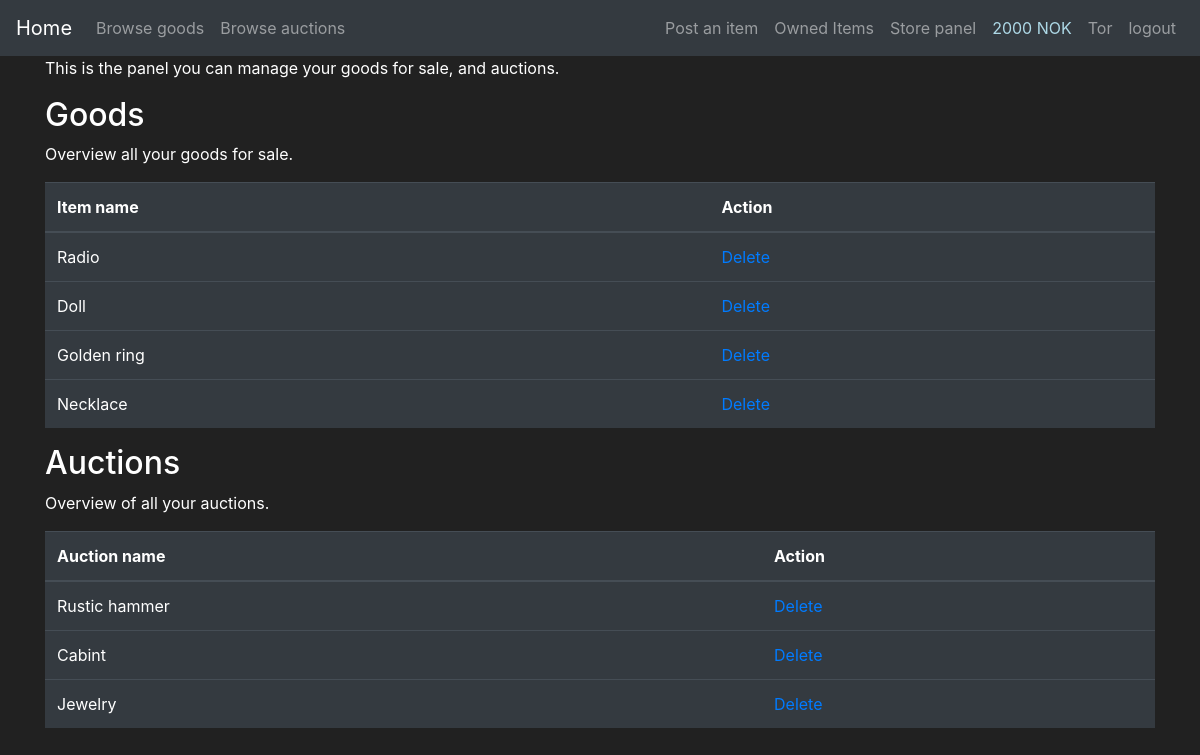
Page /store_panel (signed in) on the committed database.
### app_flask/models.py (models this page shows, shortened)
class User(db.Model, UserMixin):
    id = db.Column(db.Integer(), primary_key=True)
    username = db.Column(db.String(length=25), nullable=False, unique=True)
    email = db.Column(db.String(length=60), nullable=False, unique=True)
    password_hash = db.Column(db.String(length=60), nullable=False)
    profile_type = db.Column(db.Boolean(), nullable=False, default=False)
    cash = db.Column(db.Integer(), nullable=False, default=2000)
    date_created = db.Column(db.DateTime(), default=datetime.utcnow)
    goods = db.relationship('Goods', backref='goods_owned_by_user', lazy=True)
    store = db.relationship('Store', backref='store_owner', lazy=True)
    @property
    def password(self):
        return self.password

class Goods(db.Model):
    id = db.Column(db.Integer, primary_key=True)
    name = db.Column(db.String(30), nullable=False)
    description = db.Column(db.String(70), unique=False, nullable=False)
    price = db.Column(db.Integer, unique=False, nullable=False)
    product_number = db.Column(db.String(length=6), nullable=False, unique=True)
    goods_type = db.Column(db.Boolean(), nullable=False, default=False)
    date_created = db.Column(db.DateTime(), default=datetime.utcnow)
    user_owner = db.Column(db.Integer(), db.ForeignKey('user.id'))
    store_owner = db.Column(db.Integer(), db.ForeignKey('store.id'))

### app_flask/main/routes.py (the view)
@bp.route('/store_panel', methods=['GET', 'POST'])
def display_store_panel():
    buy_form = BuyGoodsForm()
    auction_form = AuctionGoodsForm()
    items = db.session.query(Goods, Store).filter(and_(Store.id == Goods.store_owner, Goods.goods_type == 0)).all()
    auction_items = db.session.query(Goods, Store).filter(
        and_(Store.id == Goods.store_owner, Goods.goods_type == 1)).all()
    return render_template('storePanel.html', items=items, auction_items=auction_items,
                           buy_form=buy_form, auction_form=auction_form)

### app_flask/models.py (called while the page is built)
@login_manager.user_loader
def load_user(user_id):
    return User.query.get(int(user_id))

### app_flask/templates/storePanel.html (shortened to what this page needs)
{% extends 'base.html' %}
{% block content %}
<div class="container">
    <p>This is the panel you can manage your goods for sale, and auctions.</p>
</div>
<div class="container">
    <h2>Goods</h2>
    <p>Overview all your goods for sale.</p>
    <table class="table table-hover table-dark">
        <thead>
            <tr>
                <th scope="col">Item name</th>
                <th scope="col">Action</th>
            </tr>
        </thead>
        <tbody>
            {% for item, store in items %}
            {% if store.user_owner==current_user.id %}
            <tr>
                <td class=".table-striped">{{item.name}}</td>
                <td class=".table-striped"><a href="{{ url_for('main.delete_goods', id=item.id)}}">Delete</a></td>
            </tr>
            {% endif %}
            {% endfor %}
        </tbody>
    </table>
</div>
<div class="container">
    <h2>Auctions</h2>
    <p>Overview of all your auctions.</p>
    <table class="table table-hover table-dark">
        <thead>
            <tr>
                <th scope="col">Auction name</th>
                <th scope="col">Action</th>
            </tr>
        </thead>
        <tbody>
        {% for item, store in auction_items %}
        {% if store.user_owner==current_user.id %}
            <tr>
                <td class=".table-striped">{{item.name}}</td>
                <td class=".table-striped"><a href="{{ url_for('main.delete_goods', id=item.id)}}">Delete</a></td>
            </tr>
        {% endif %}
        {% endfor %}
        </tbody>
    </table>
</div>
{% endblock %}

### app_flask/templates/base.html (shortened to what this page needs)
<!doctype html>
<html lang="en">
   <head>
      <link rel="stylesheet" href="https://cdn.jsdelivr.net/npm/bootstrap@4.5.3/dist/css/bootstrap.min.css">
   </head>
   <body>
    <nav class="navbar navbar-expand-md navbar-dark bg-dark">
        <a class="navbar-brand" href="{{ url_for('main.home_page') }}">Home <span class="sr-only">(current)</span></a>
        <div class="collapse navbar-collapse" id="navbarNav">
            <ul class="navbar-nav mr-auto">
                <li class="nav-item">
                    <a class="nav-link" href="{{ url_for('main.store_page') }}">Browse goods</a>
                </li>
                <li class="nav-item">
                    <a class="nav-link" href="{{ url_for('main.auction_page') }}">Browse auctions</a>
                </li>
            </ul>
            {% if current_user.username=="Admin" %}
            <ul class="navbar-nav">
                <li class="nav-item">
                    <a class="nav-link" href="{{ url_for('main.display_admin_panel') }}"> {{ current_user.username }}panel</a>
                </li>
                <li class="nav-item">
                    <a class="nav-link">{{ current_user.username }}</a>
                </li>
                <li class="nav-item">
                    <a class="nav-link" href="{{ url_for('auth.logout_page') }}">logout</a>
                </li>
            </ul>
            {% elif current_user.is_authenticated and current_user.profile_type==1 %}
            <ul class="navbar-nav">
                <li class="nav-item">
                    <a class="nav-link" href="{{ url_for('main.add_goods')}}">Post an item</a>
                </li>
                <li class="nav-item">
                    <a class="nav-link" href="{{ url_for('main.show_owned_goods')}}">Owned Items</a>
                </li>
                <li class="nav-item">
                    <a class="nav-link" href="{{ url_for('main.display_store_panel') }}">Store panel</a>
                </li>
                <li class="nav-item">
                    <a class="nav-link" href="#" style="color:lightblue">{{ current_user.cash }} NOK</a>
                </li>
                <li class="nav-item">
                    <a class="nav-link">{{ current_user.username }}</a>
                </li>
                <li class="nav-item">
                    <a class="nav-link" href="{{ url_for('auth.logout_page') }}">logout</a>
                </li>
            </ul>
            {% endif %}
        </div>
      </nav>
    {% block content %}
    {% endblock %}
   </body>
</html>

### app_flask/templates/base.html (style rules this page uses)
body { color: white; background-color: #212121; }

### rows in the picture
User: cash "2000", username "Tor"
Goods: name "Radio"
Goods: name "Doll"
Goods: name "Golden ring"
Goods: name "Necklace"
Goods: name "Rustic hammer"
Goods: name "Cabint"
Goods: name "Jewelry"
